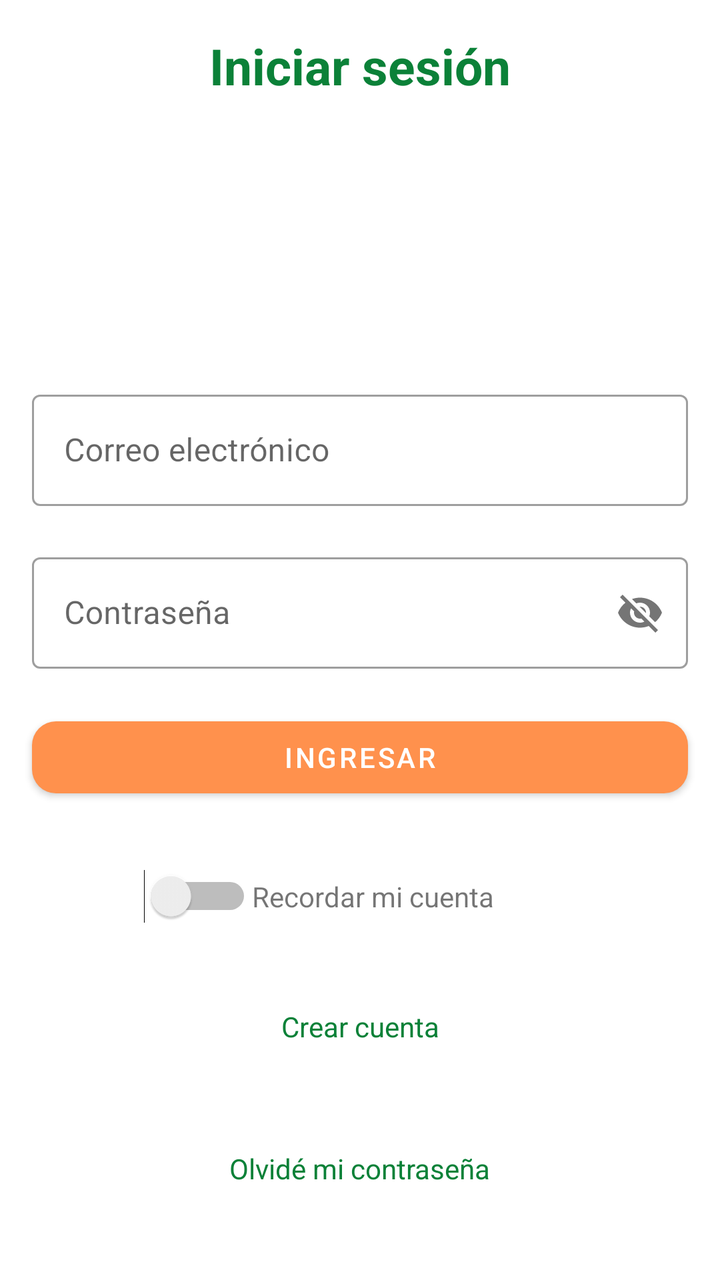
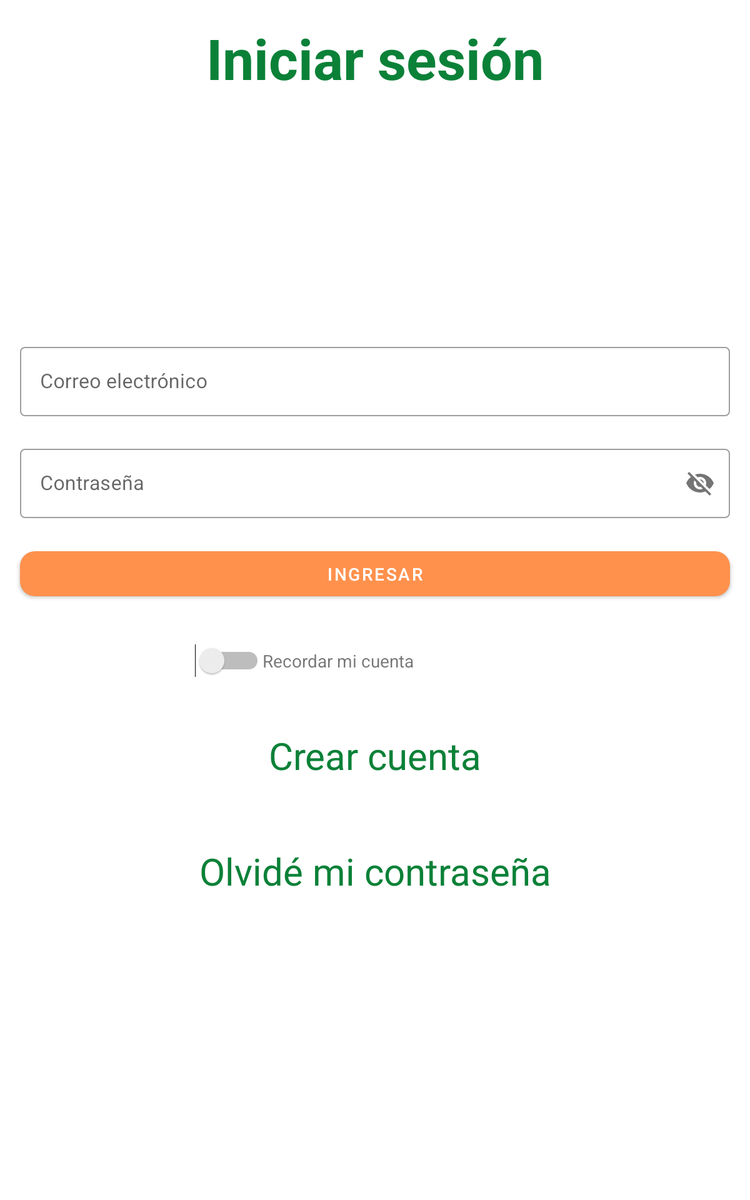

An Android layout and its configuration variant, each rendered on a device that would load it. The default file and the variant file are quoted in full after the pictures.
<!-- AndroidManifest.xml: application theme MarketTheme -->
<!-- res/layout/fragment_login.xml -->
<?xml version="1.0" encoding="utf-8"?>
<androidx.constraintlayout.widget.ConstraintLayout xmlns:android="http://schemas.android.com/apk/res/android"
    xmlns:app="http://schemas.android.com/apk/res-auto"
    xmlns:tools="http://schemas.android.com/tools"
    android:layout_width="match_parent"
    android:layout_height="match_parent">

    <TextView
        android:id="@+id/tvForgetPassword"
        android:layout_width="wrap_content"
        android:layout_height="wrap_content"
        android:layout_marginTop="32dp"
        android:text="@string/fragment_login_forget_password"
        android:textColor="@color/accent"
        android:padding="10dp"
        app:layout_constraintEnd_toEndOf="parent"
        app:layout_constraintStart_toStartOf="parent"
        app:layout_constraintTop_toBottomOf="@+id/tvCreateAccount" />

    <TextView
        android:id="@+id/textView3"
        android:layout_width="wrap_content"
        android:layout_height="wrap_content"
        android:layout_marginTop="16dp"
        android:text="@string/fragment_login_title"
        android:textColor="@color/accent"
        android:textSize="25sp"
        android:textStyle="bold"
        app:layout_constraintEnd_toEndOf="parent"
        app:layout_constraintStart_toStartOf="parent"
        app:layout_constraintTop_toTopOf="parent" />

    <ImageView
        android:id="@+id/imageView"
        android:layout_width="96dp"
        android:layout_height="79dp"
        android:src="@drawable/logo_welcome"
        app:layout_constraintBottom_toTopOf="@+id/guideline3"
        app:layout_constraintEnd_toEndOf="parent"
        app:layout_constraintStart_toStartOf="parent"
        app:layout_constraintTop_toBottomOf="@+id/textView3" />

    <androidx.constraintlayout.widget.Guideline
        android:id="@+id/guideline3"
        android:layout_width="wrap_content"
        android:layout_height="wrap_content"
        android:orientation="horizontal"
        app:layout_constraintGuide_percent="0.25" />

    <com.google.android.material.textfield.TextInputLayout
        android:id="@+id/tilEmail"
        style="@style/Widget.MaterialComponents.TextInputLayout.OutlinedBox"
        android:layout_width="match_parent"
        android:layout_height="wrap_content"
        android:layout_marginTop="32dp"
        android:paddingHorizontal="16dp"
        app:errorEnabled="true"
        app:layout_constraintEnd_toEndOf="parent"
        app:layout_constraintStart_toStartOf="parent"
        app:layout_constraintTop_toTopOf="@+id/guideline3">

        <com.google.android.material.textfield.TextInputEditText
            android:id="@+id/edtEmail"
            android:layout_width="match_parent"
            android:layout_height="wrap_content"
            android:hint="@string/fragment_login_helper_email" />

    </com.google.android.material.textfield.TextInputLayout>

    <com.google.android.material.textfield.TextInputLayout
        android:id="@+id/tilPassword"
        style="@style/Widget.MaterialComponents.TextInputLayout.OutlinedBox"
        android:layout_width="match_parent"
        android:layout_height="wrap_content"
        android:paddingHorizontal="16dp"
        app:errorEnabled="true"
        app:layout_constraintEnd_toEndOf="parent"
        app:layout_constraintStart_toStartOf="parent"
        app:layout_constraintTop_toBottomOf="@+id/tilEmail"
        app:passwordToggleEnabled="true">

        <com.google.android.material.textfield.TextInputEditText
            android:id="@+id/edtPassword"
            android:layout_width="match_parent"
            android:layout_height="wrap_content"
            android:hint="@string/fragment_login_helper_password" />

    </com.google.android.material.textfield.TextInputLayout>

    <Button
        android:id="@+id/btnSignIn"
        android:layout_width="match_parent"
        android:layout_height="wrap_content"
        android:layout_marginHorizontal="16dp"
        android:text="@string/fragment_login_sign_in"
        app:cornerRadius="12dp"
        app:layout_constraintEnd_toEndOf="parent"
        app:layout_constraintStart_toStartOf="parent"
        app:layout_constraintTop_toBottomOf="@+id/tilPassword" />

    <Switch
        android:id="@+id/swRemeberAccount"
        android:layout_width="wrap_content"
        android:layout_height="wrap_content"
        android:layout_marginTop="32dp"
        app:layout_constraintEnd_toStartOf="@+id/guideline5"
        app:layout_constraintTop_toBottomOf="@+id/btnSignIn" />

    <TextView
        android:id="@+id/textView4"
        android:layout_width="wrap_content"
        android:layout_height="wrap_content"
        android:text="@string/fragment_login_remember_account"
        app:layout_constraintBottom_toBottomOf="@+id/swRemeberAccount"
        app:layout_constraintStart_toStartOf="@+id/guideline5"
        app:layout_constraintTop_toTopOf="@+id/swRemeberAccount" />

    <TextView
        android:id="@+id/tvCreateAccount"
        android:layout_width="wrap_content"
        android:layout_height="wrap_content"
        android:layout_marginTop="32dp"
        android:text="@string/fragment_login_create_account"
        android:textColor="@color/accent"
        android:padding="10dp"
        app:layout_constraintEnd_toEndOf="parent"
        app:layout_constraintStart_toStartOf="parent"
        app:layout_constraintTop_toBottomOf="@+id/swRemeberAccount" />

    <androidx.constraintlayout.widget.Guideline
        android:id="@+id/guideline5"
        android:layout_width="wrap_content"
        android:layout_height="wrap_content"
        android:orientation="vertical"
        app:layout_constraintGuide_percent="0.35" />

    <ProgressBar
        android:id="@+id/progressBar"
        style="?android:attr/progressBarStyle"
        android:layout_width="wrap_content"
        android:layout_height="wrap_content"
        android:visibility="gone"
        app:layout_constraintBottom_toBottomOf="parent"
        app:layout_constraintEnd_toEndOf="parent"
        app:layout_constraintStart_toStartOf="parent"
        app:layout_constraintTop_toTopOf="parent" />

</androidx.constraintlayout.widget.ConstraintLayout>
<!-- resources referenced by this layout -->
<resources>
  <color name="accent">#0B8138</color>
  <string name="fragment_login_create_account">Crear cuenta</string>
  <string name="fragment_login_forget_password">Olvidé mi contraseña</string>
  <string name="fragment_login_helper_email">Correo electrónico</string>
  <string name="fragment_login_helper_password">Contraseña</string>
  <string name="fragment_login_remember_account">Recordar mi cuenta</string>
  <string name="fragment_login_sign_in">Ingresar</string>
  <string name="fragment_login_title">Iniciar sesión</string>
  <style name="MarketTheme" parent="Theme.MaterialComponents.DayNight.NoActionBar">
          
          <item name="colorPrimary">@color/main</item>
          <item name="colorPrimaryVariant">@color/main</item>
          <item name="colorOnPrimary">@color/white</item>
          
          <item name="colorSecondary">@color/teal_200</item>
          <item name="colorSecondaryVariant">@color/teal_700</item>
          <item name="colorOnSecondary">@color/black</item>
          
          <item name="android:statusBarColor" tools:targetApi="l">?attr/colorPrimaryVariant</item>
          
          <item name="android:navigationBarColor" tools:targetApi="l">@color/main</item>
      </style>
  <color name="main">#FF914D</color>
  <color name="white">#FFFFFFFF</color>
  <color name="teal_200">#FF03DAC5</color>
  <color name="teal_700">#FF018786</color>
  <color name="black">#FF000000</color>
</resources>
<!-- res/layout-sw600dp/fragment_login.xml (the repository's variant of the layout above) -->
<!-- drawn on a 7-inch tablet held upright -->
<?xml version="1.0" encoding="utf-8"?>
<androidx.constraintlayout.widget.ConstraintLayout xmlns:android="http://schemas.android.com/apk/res/android"
    xmlns:app="http://schemas.android.com/apk/res-auto"
    xmlns:tools="http://schemas.android.com/tools"
    android:layout_width="match_parent"
    android:layout_height="match_parent">

    <TextView
        android:id="@+id/tvForgetPassword"
        android:layout_width="wrap_content"
        android:layout_height="wrap_content"
        android:layout_marginTop="32dp"
        android:text="@string/fragment_login_forget_password"
        android:textColor="@color/accent"
        android:padding="10dp"
        android:textSize="30sp"
        app:layout_constraintEnd_toEndOf="parent"
        app:layout_constraintStart_toStartOf="parent"
        app:layout_constraintTop_toBottomOf="@+id/tvCreateAccount" />

    <TextView
        android:id="@+id/textView3"
        android:layout_width="wrap_content"
        android:layout_height="wrap_content"
        android:layout_marginTop="16dp"
        android:text="@string/fragment_login_title"
        android:textColor="@color/accent"
        android:textSize="45sp"
        android:textStyle="bold"
        app:layout_constraintEnd_toEndOf="parent"
        app:layout_constraintStart_toStartOf="parent"
        app:layout_constraintTop_toTopOf="parent" />

    <ImageView
        android:id="@+id/imageView"
        android:layout_width="149dp"
        android:layout_height="123dp"
        android:src="@drawable/logo_welcome"
        app:layout_constraintBottom_toTopOf="@+id/guideline3"
        app:layout_constraintEnd_toEndOf="parent"
        app:layout_constraintStart_toStartOf="parent"
        app:layout_constraintTop_toBottomOf="@+id/textView3" />

    <androidx.constraintlayout.widget.Guideline
        android:id="@+id/guideline3"
        android:layout_width="wrap_content"
        android:layout_height="wrap_content"
        android:orientation="horizontal"
        app:layout_constraintGuide_percent="0.25" />

    <com.google.android.material.textfield.TextInputLayout
        android:id="@+id/tilEmail"
        style="@style/Widget.MaterialComponents.TextInputLayout.OutlinedBox"
        android:layout_width="match_parent"
        android:layout_height="wrap_content"
        android:layout_marginTop="32dp"
        android:paddingHorizontal="16dp"
        app:errorEnabled="true"
        app:layout_constraintEnd_toEndOf="parent"
        app:layout_constraintStart_toStartOf="parent"
        app:layout_constraintTop_toTopOf="@+id/guideline3">

        <com.google.android.material.textfield.TextInputEditText
            android:id="@+id/edtEmail"
            android:layout_width="match_parent"
            android:layout_height="wrap_content"
            android:hint="@string/fragment_login_helper_email" />

    </com.google.android.material.textfield.TextInputLayout>

    <com.google.android.material.textfield.TextInputLayout
        android:id="@+id/tilPassword"
        style="@style/Widget.MaterialComponents.TextInputLayout.OutlinedBox"
        android:layout_width="match_parent"
        android:layout_height="wrap_content"
        android:paddingHorizontal="16dp"
        app:errorEnabled="true"
        app:layout_constraintEnd_toEndOf="parent"
        app:layout_constraintStart_toStartOf="parent"
        app:layout_constraintTop_toBottomOf="@+id/tilEmail"
        app:passwordToggleEnabled="true">

        <com.google.android.material.textfield.TextInputEditText
            android:id="@+id/edtPassword"
            android:layout_width="match_parent"
            android:layout_height="wrap_content"
            android:hint="@string/fragment_login_helper_password" />

    </com.google.android.material.textfield.TextInputLayout>

    <Button
        android:id="@+id/btnSignIn"
        android:layout_width="match_parent"
        android:layout_height="wrap_content"
        android:layout_marginHorizontal="16dp"
        android:text="@string/fragment_login_sign_in"
        app:cornerRadius="12dp"
        app:layout_constraintEnd_toEndOf="parent"
        app:layout_constraintStart_toStartOf="parent"
        app:layout_constraintTop_toBottomOf="@+id/tilPassword" />

    <Switch
        android:id="@+id/swRemeberAccount"
        android:layout_width="wrap_content"
        android:layout_height="wrap_content"
        android:layout_marginTop="32dp"
        app:layout_constraintEnd_toStartOf="@+id/guideline5"
        app:layout_constraintTop_toBottomOf="@+id/btnSignIn" />

    <TextView
        android:id="@+id/textView4"
        android:layout_width="wrap_content"
        android:layout_height="wrap_content"
        android:text="@string/fragment_login_remember_account"
        app:layout_constraintBottom_toBottomOf="@+id/swRemeberAccount"
        app:layout_constraintStart_toStartOf="@+id/guideline5"
        app:layout_constraintTop_toTopOf="@+id/swRemeberAccount" />

    <TextView
        android:id="@+id/tvCreateAccount"
        android:layout_width="wrap_content"
        android:layout_height="wrap_content"
        android:layout_marginTop="32dp"
        android:text="@string/fragment_login_create_account"
        android:textColor="@color/accent"
        android:padding="10dp"
        android:textSize="30sp"
        app:layout_constraintEnd_toEndOf="parent"
        app:layout_constraintStart_toStartOf="parent"
        app:layout_constraintTop_toBottomOf="@+id/swRemeberAccount" />

    <androidx.constraintlayout.widget.Guideline
        android:id="@+id/guideline5"
        android:layout_width="wrap_content"
        android:layout_height="wrap_content"
        android:orientation="vertical"
        app:layout_constraintGuide_percent="0.35" />

    <ProgressBar
        android:id="@+id/progressBar"
        style="?android:attr/progressBarStyle"
        android:layout_width="wrap_content"
        android:layout_height="wrap_content"
        android:visibility="gone"
        app:layout_constraintBottom_toBottomOf="parent"
        app:layout_constraintEnd_toEndOf="parent"
        app:layout_constraintStart_toStartOf="parent"
        app:layout_constraintTop_toTopOf="parent" />

    <ImageView
        android:id="@+id/imageView5"
        android:layout_width="wrap_content"
        android:layout_height="wrap_content"
        android:layout_marginTop="16dp"
        app:layout_constraintEnd_toEndOf="parent"
        app:layout_constraintStart_toStartOf="parent"
        app:layout_constraintTop_toBottomOf="@+id/tvForgetPassword"
        tools:srcCompat="@tools:sample/avatars" />

</androidx.constraintlayout.widget.ConstraintLayout>
